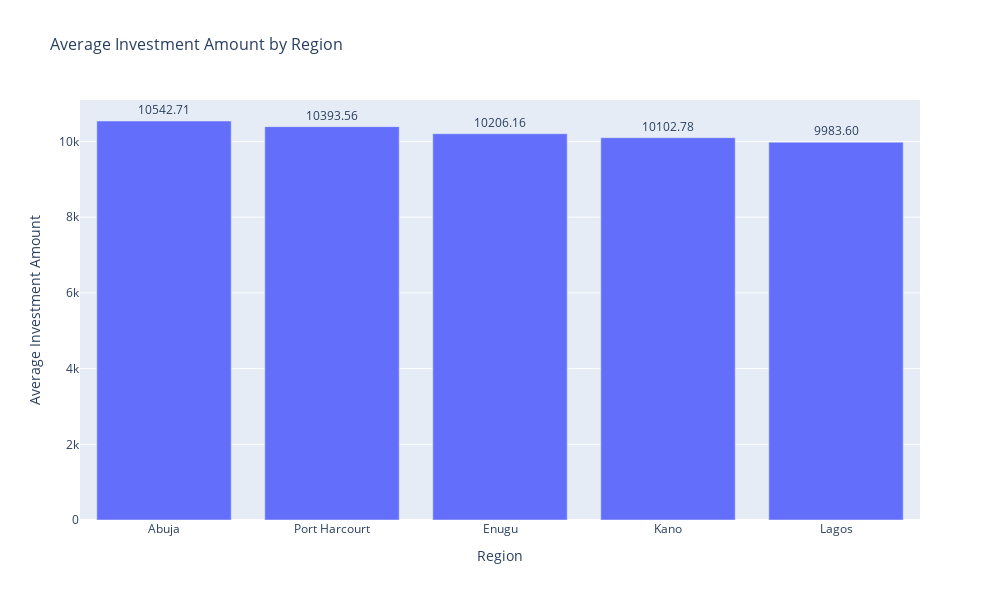

Notebook source saved alongside this figure:
### Markdown cell above
The correlations between Amount and Age (-0.0), Amount and CustomerTenureDays (-0.01), ROI and Age (0.01), and ROI and CustomerTenureDays (0.01) are all very weak or negligible, indicating practically no linear relationship between these pairs of variables. A weak positive correlation (0.23) exists between Amount and ROI, suggesting a slight tendency for larger investments to be associated with somewhat higher returns, although this relationship is not strong.

### Code cell
import plotly.express as px
import pandas as pd

# Prepare the data
region_data = round(df.groupby('Region')['Amount'].mean().reset_index(), 2)
region_data = region_data.sort_values('Amount', ascending=False)

# Optional: print the sorted data
print(region_data)

# Create bar chart with Plotly Express
fig = px.bar(
    region_data,
    x='Region',
    y='Amount',
    text='Amount',
    title='Average Investment Amount by Region',
    labels={'Region': 'Region', 'Amount': 'Average Investment Amount'}
)

fig.update_traces(texttemplate='%{text:.2f}', textposition='outside')

fig.update_layout(
    xaxis_title='Region',
    yaxis_title='Average Investment Amount',
    title_font_size=16,
    width=1000,
    height=600,
    uniformtext_minsize=8,
    uniformtext_mode='hide'
)

#fig.write_image('InvestmentByRegion.png')  # Save as PNG (requires kaleido)
fig.show()

### Figure 1 — Plotly figure (JSON) as saved in the notebook; plotly's stock layout.template omitted (floating-point values rounded to 4 significant figures)
{"data": [{"alignmentgroup": "True", "hovertemplate": "Region=%{x}<br>Average Investment Amount=%{text}<extra></extra>", "legendgroup": "", "marker": {"color": "#636efa", "pattern": {"shape": ""}}, "name": "", "offsetgroup": "", "orientation": "v", "showlegend": false, "text": [10540.0, 10390.0, 10210.0, 10100.0, 9984.0], "textposition": "outside", "texttemplate": "%{text:.2f}", "type": "bar", "x": ["Abuja", "Port Harcourt", "Enugu", "Kano", "Lagos"], "xaxis": "x", "y": [10540.0, 10390.0, 10210.0, 10100.0, 9984.0], "yaxis": "y"}], "layout": {"barmode": "relative", "height": 600, "legend": {"tracegroupgap": 0}, "title": {"font": {"size": 16}, "text": "Average Investment Amount by Region"}, "uniformtext": {"minsize": 8, "mode": "hide"}, "width": 1000, "xaxis": {"anchor": "y", "domain": [0, 1], "title": {"text": "Region"}}, "yaxis": {"anchor": "x", "domain": [0, 1], "title": {"text": "Average Investment Amount"}}}}
